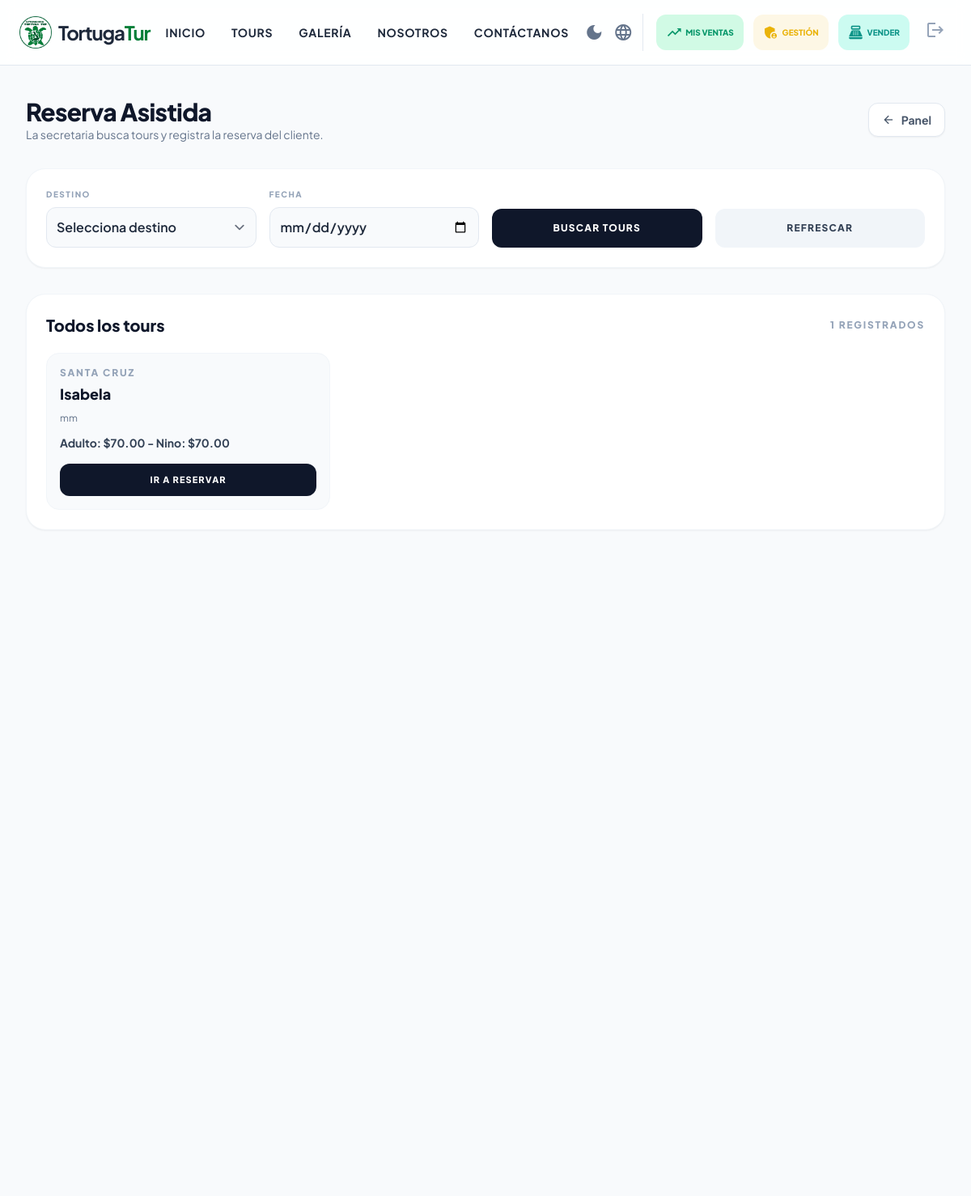
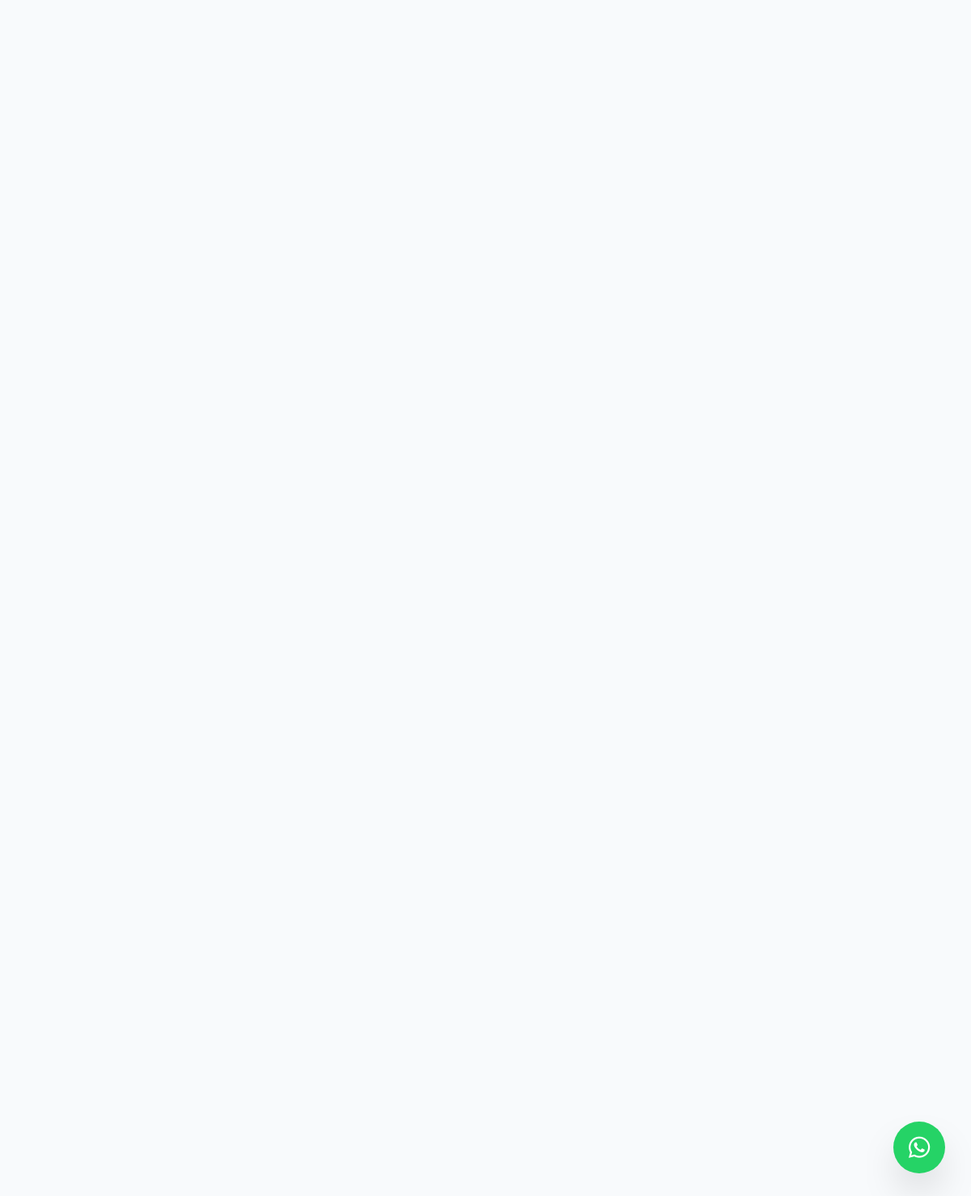
Screenshot of /panel/secretaria/reservar/ (signed in) with the database file from the repository (2 pictures, top to bottom).
### core/models.py (models this page shows, shortened)
class Tour(models.Model):
    nombre = models.CharField(max_length=150)
    destino = models.ForeignKey(Destino, on_delete=models.CASCADE, related_name="tours")
    descripcion = models.TextField()
    precio = models.DecimalField(max_digits=8, decimal_places=2)
    precio_adulto = models.DecimalField(max_digits=8, decimal_places=2, default=0, blank=True)
    precio_nino = models.DecimalField(max_digits=8, decimal_places=2, default=0, blank=True)
    lemonsqueezy_variant_id = models.CharField(max_length=50, blank=True, default="")
    cupo_maximo = models.PositiveIntegerField(default=16)
    cupos_disponibles = models.PositiveIntegerField(default=16)
    duracion = models.CharField(max_length=100, blank=True, null=True, verbose_name="Duración del tour", help_text="Ej: 4 horas, Medio día, etc.")
    hora_turno_1 = models.TimeField(null=True, blank=True, verbose_name="Hora Turno 1")
    hora_turno_2 = models.TimeField(null=True, blank=True, verbose_name="Hora Turno 2")
    def precio_adulto_final(self):
        return self.precio_adulto if self.precio_adulto and self.precio_adulto > 0 else self.precio
    def precio_nino_final(self):
        return self.precio_nino if self.precio_nino and self.precio_nino > 0 else self.precio

class Destino(models.Model):
    nombre = models.CharField(max_length=100)
    imagen_url = models.URLField("Imagen (URL)", max_length=500)

### core/views.py (the view, shortened to what this page needs)
# urls.py: path("panel/secretaria/reservar/", views.secretaria_reservar, name="secretaria_reservar"),
@login_required
@user_passes_test(puede_reservar_asistida)
def secretaria_reservar(request):
    destinos = Destino.objects.all().order_by("nombre")
    todos_los_tours = list(Tour.objects.select_related("destino").all().order_by("nombre"))
    tours_reserva_directa = {}
    destino_id = request.GET.get("destino", "")
    fecha = request.GET.get("fecha", "")
    ahora = timezone.now()
    fecha_hoy = ahora.date()
    hora_actual = ahora.time()
    salidas_directas = (
        SalidaTour.objects.filter(
            fecha__gte=fecha_hoy,
            cupos_disponibles__gt=0,
        )
        .select_related("tour", "tour__destino")
        .order_by("tour__nombre", "fecha", "hora")
    )
    for salida in salidas_directas:
        if salida.fecha == fecha_hoy and salida.hora and salida.hora < hora_actual:
            continue
        tours_reserva_directa.setdefault(salida.tour, []).append(salida)
    tours_con_salidas = {}
    destino_seleccionado = None
    return render(
        request,
        "core/panel/secretaria_reservar.html",
        {
            "destinos": destinos,
            "tours_con_salidas": tours_con_salidas,
            "todos_los_tours": todos_los_tours,
            "tours_reserva_directa": tours_reserva_directa,
            "destino_id": destino_id,
            "fecha_busqueda": fecha,
            "destino_seleccionado": destino_seleccionado,
            "child_price_0_2": str(CHILD_PRICE_0_2),
            "child_price_3_5": str(CHILD_PRICE_3_5),
            "child_price_normal": str(CHILD_PRICE_NORMAL),
        },
    )

### core/context_processors.py (called while the page is built)
def whatsapp_number(request):
    return {"WHATSAPP_NUMBER": getattr(settings, "WHATSAPP_NUMBER", "")}

### core/views.py (called while the page is built)
def es_admin(user):
    return user.is_staff or user.is_superuser

def es_secretaria(user):
    return user.is_authenticated and user.groups.filter(name__iexact=GROUP_SECRETARIA).exists()

def es_staff_o_secretaria(user):
    return es_admin(user) or es_secretaria(user)

def puede_reservar_asistida(user):
    return es_staff_o_secretaria(user)

### core/templates/core/panel/secretaria_reservar.html (shortened to what this page needs)
{% extends "core/base.html" %}
{% block content %}
<div class="bg-slate-50 min-h-screen py-10">
    <div class="max-w-7xl mx-auto px-4 sm:px-6 lg:px-8 space-y-8">
        <div class="flex items-center justify-between gap-4">
            <div>
                <h1 class="text-3xl font-black text-slate-900 tracking-tight">Reserva Asistida</h1>
                <p class="text-slate-500 text-sm">La secretaria busca tours y registra la reserva del cliente.</p>
            </div>
            <a href="{% url 'panel_admin' %}"
                class="inline-flex items-center gap-2 px-4 py-2 rounded-xl bg-white border border-slate-200 text-slate-600 hover:text-primary hover:border-primary/30 transition-all font-bold text-sm shadow-sm">
                <span class="material-icons text-base">arrow_back</span>
                Panel
            </a>
        </div>
        <div id="filtrosReserva" class="bg-white rounded-3xl border border-slate-100 shadow-sm p-6">
            <form method="get" class="grid md:grid-cols-4 gap-4 items-end">
                <div>
                    <label class="block text-[10px] font-black uppercase text-slate-400 tracking-[0.15em] mb-2">Destino</label>
                    <select name="destino" required class="w-full bg-slate-50 border border-slate-200 rounded-xl p-3 font-semibold">
                        <option value="">Selecciona destino</option>
                    </select>
                </div>
                <div>
                    <label class="block text-[10px] font-black uppercase text-slate-400 tracking-[0.15em] mb-2">Fecha</label>
                    <input type="date" name="fecha" value="{{ fecha_busqueda }}" required
                        class="w-full bg-slate-50 border border-slate-200 rounded-xl p-3 font-semibold">
                </div>
                <button type="submit"
                    class="h-12 bg-slate-900 text-white rounded-xl font-black text-xs tracking-widest hover:bg-primary transition">
                    BUSCAR TOURS
                </button>
                <a href="{% url 'secretaria_reservar' %}"
                    class="h-12 inline-flex items-center justify-center rounded-xl bg-slate-100 text-slate-700 font-black text-xs tracking-widest hover:bg-slate-200 transition">
                    REFRESCAR
                </a>
            </form>
        </div>
        {% if not destino_seleccionado %}
        <div class="bg-white rounded-3xl border border-slate-100 shadow-sm p-6">
            <div class="flex items-center justify-between gap-3 mb-5">
                <h2 class="text-xl font-black text-slate-900">Todos los tours</h2>
                <span class="text-xs font-black uppercase tracking-[0.15em] text-slate-400">{{ todos_los_tours|length }} registrados</span>
            </div>
            <div class="grid sm:grid-cols-2 lg:grid-cols-3 gap-4">
                {% for tour in todos_los_tours %}
                <div class="rounded-2xl border border-slate-100 bg-slate-50 p-4">
                    <p class="text-xs font-black uppercase tracking-[0.15em] text-slate-400">{{ tour.destino.nombre }}</p>
                    <h3 class="text-lg font-black text-slate-900 mt-1">{{ tour.nombre }}</h3>
                    <p class="text-xs text-slate-500 mt-2">{{ tour.descripcion|truncatechars:110 }}</p>
                    <p class="text-sm mt-3 font-bold text-slate-700">
                        Adulto: ${{ tour.precio_adulto_final|floatformat:2 }} - Nino: ${{ tour.precio_nino_final|floatformat:2 }}
                    </p>
                    <button type="button"
                        onclick="irAReservaTour('{{ tour.id }}')"
                        class="mt-4 w-full h-10 rounded-xl bg-slate-900 text-white font-black text-[11px] tracking-widest hover:bg-primary transition">
                        IR A RESERVAR
                    </button>
                </div>
                {% empty %}
                <div class="sm:col-span-2 lg:col-span-3 rounded-2xl border border-dashed border-slate-200 p-6 text-center">
                    <p class="text-slate-500 font-medium">No hay tours creados todavia.</p>
                </div>
                {% endfor %}
            </div>
        </div>
        {% endif %}
    </div>
</div>
{% endblock %}

### core/templates/core/base.html (shortened to what this page needs)
{% load static %}
<!DOCTYPE html>
<html lang="es" class="">
<head>
    <script src="https://cdn.tailwindcss.com?plugins=forms,container-queries"></script>
    <link rel="stylesheet" href="https://cdnjs.cloudflare.com/ajax/libs/font-awesome/6.4.2/css/all.min.css">
</head>
<body
    class="bg-background-light dark:bg-slate-900 text-slate-800 dark:text-slate-200 font-display flex flex-col min-h-screen transition-colors duration-300">
    <nav
        class="fixed w-full z-50 bg-white/90 dark:bg-slate-900/90 backdrop-blur border-b border-slate-200 dark:border-slate-800 transition-colors duration-300">
        <div class="max-w-7xl mx-auto px-6 h-20 flex justify-between items-center">
            <a href="{% url 'home' %}" class="flex items-center gap-2 notranslate" translate="no">
                <img src="{% static 'icon/logo.png' %}" alt="TortugaTur Logo" class="h-10 w-auto object-contain">
                <span class="font-bold text-xl md:text-2xl tracking-tighter whitespace-nowrap">Tortuga<span
                        class="text-primary">Tur</span></span>
            </a>
            <div class="hidden lg:flex gap-8 font-bold text-sm uppercase tracking-wider">
                <a href="{% url 'home' %}" class="hover:text-primary transition">Inicio</a>
                <a href="{% url 'tours' %}" class="hover:text-primary transition">Tours</a>
                <a href="{% url 'galeria' %}" class="hover:text-primary transition">Galería</a>
                <a href="{% url 'nosotros' %}" class="hover:text-primary transition">Nosotros</a>
                <a href="{% url 'contacto' %}" class="hover:text-primary transition">Contáctanos</a>
            </div>
            <div class="flex items-center gap-3">
                <button onclick="toggleDarkMode()"
                    class="flex items-center text-slate-500 hover:text-primary dark:text-slate-400 dark:hover:text-primary transition-colors focus:outline-none cursor-pointer">
                    <span id="dark-mode-icon" class="material-icons text-[24px]">light_mode</span>
                </button>
                <div class="relative flex items-center h-full">
                    <button type="button" onclick="toggleLangMenu()"
                        class="flex items-center text-slate-500 hover:text-primary dark:text-slate-400 dark:hover:text-primary transition-colors focus:outline-none cursor-pointer">
                        <span class="material-icons text-[24px]">language</span>
                    </button>
                </div>
                {% if user.is_authenticated %}
                <div class="hidden lg:flex items-center gap-3 border-l pl-4 border-slate-200 dark:border-slate-700">
                    {% for group in user.groups.all %}
                    {% if group.name == 'secretaria' %}
                    <a href="{% url 'perfil_admin' %}"
                        class="flex items-center gap-1 bg-emerald-100 dark:bg-emerald-900 text-emerald-600 hover:text-white hover:bg-emerald-600 px-3 py-2 rounded-xl transition-all group"
                        title="Mis Ventas">
                        <span class="material-icons text-xl">trending_up</span>
                        <span class="text-[10px] font-black uppercase hidden lg:block">Mis Ventas</span>
                    </a>
                    <a href="{% url 'panel_admin' %}"
                        class="flex items-center gap-1 bg-secondary/10 text-secondary px-3 py-2 rounded-xl hover:bg-secondary hover:text-white transition-all group"
                        title="Panel de Control">
                        <span class="material-icons text-xl">admin_panel_settings</span>
                        <span class="text-[10px] font-black uppercase hidden lg:block">Gestión</span>
                    </a>
                    <a href="{% url 'secretaria_reservar' %}"
                        class="flex items-center gap-1 bg-teal-100 dark:bg-teal-900 text-teal-600 hover:text-white hover:bg-teal-600 px-3 py-2 rounded-xl transition-all group"
                        title="Ventas">
                        <span class="material-icons text-xl">point_of_sale</span>
                        <span class="text-[10px] font-black uppercase hidden lg:block">Vender</span>
                    </a>
                    {% endif %}
                    {% endfor %}
                    <form action="{% url 'logout' %}" method="post" class="inline">
                        <button type="submit" class="p-2 text-slate-400 hover:text-red-500 transition"
                            title="Cerrar Sesión">
                            <span class="material-icons">logout</span>
                        </button>
                    </form>
                </div>
                {% endif %}
            </div>
        </div>
    </nav>
    <main class="pt-20 flex-grow">
        {% block content %}{% endblock %}
    </main>
    <a href="https://wa.me/5930939833971" target="_blank" id="whatsapp-btn-dynamic"
        class="fixed bottom-8 right-8 z-[60] flex items-center justify-center w-16 h-16 bg-[#25D366] text-white rounded-full shadow-2xl hover:scale-110 transition-all group">
        <i class="fa-brands fa-whatsapp text-3xl"></i>
    </a>
</body>
</html>

### core/templates/core/base.html (style rules this page uses)
html { top: 0 !important; margin-top: 0 !important; }
body { top: 0px !important; margin-top: 0 !important; position: static !important; }

### rows the page displays
Tour: destino.nombre "SANTA CRUZ", nombre "Isabela", descripcion "mm", precio_adulto_final "70.00", precio_nino_final "70.00"

### other values shown
{{ todos_los_tours|length }} "1"
